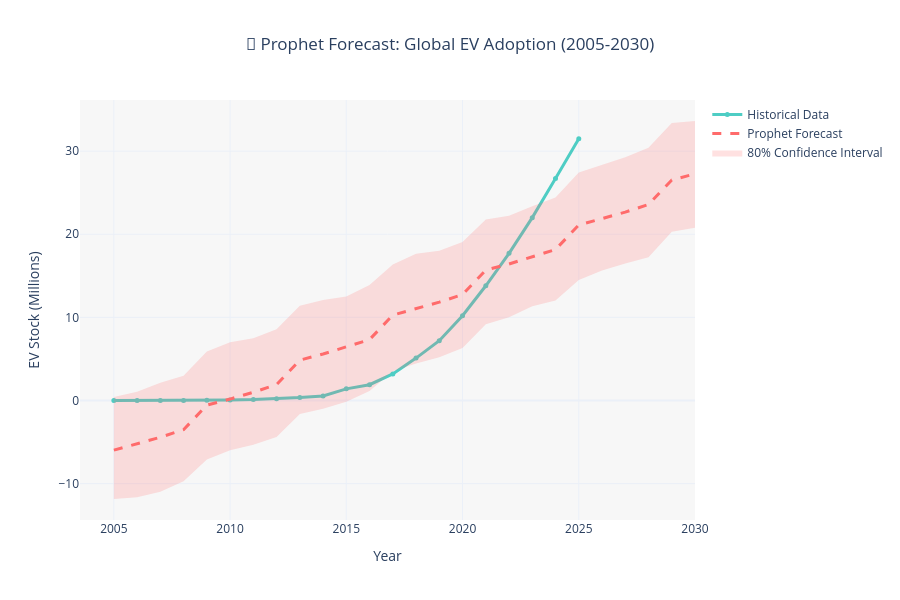

The cell this chart's notebook holds for it:
### Code cell
# 📊 Visualization: Prophet Forecast + Confidence Interval
fig_prophet = go.Figure()

# Historical data
fig_prophet.add_trace(go.Scatter(
    x=prophet_df["ds"],
    y=prophet_df["y"],
    mode="lines+markers",
    name="Historical Data",
    line=dict(color="#4ECDC4", width=3),
    marker=dict(size=5),
    hovertemplate="<b>Historical</b><br>Date: %{x|%Y}<br>EV Stock: %{y:.2f}M<extra></extra>"
))

# Forecast
fig_prophet.add_trace(go.Scatter(
    x=forecast_prophet["ds"],
    y=forecast_prophet["yhat"],
    mode="lines",
    name="Prophet Forecast",
    line=dict(color="#FF6B6B", width=3, dash="dash"),
    hovertemplate="<b>Forecast</b><br>Date: %{x|%Y}<br>EV Stock: %{y:.2f}M<extra></extra>"
))

# Confidence Interval (shaded)
fig_prophet.add_trace(go.Scatter(
    x=forecast_prophet["ds"].tolist() + forecast_prophet["ds"].tolist()[::-1],
    y=forecast_prophet["yhat_upper"].tolist() + forecast_prophet["yhat_lower"].tolist()[::-1],
    fill='toself',
    fillcolor='rgba(255, 107, 107, 0.2)',
    line=dict(color='rgba(255,255,255,0)'),
    name='80% Confidence Interval',
    hoverinfo='skip'
))

# Layout
fig_prophet.update_layout(
    title="🔮 Prophet Forecast: Global EV Adoption (2005-2030)",
    xaxis_title="Year",
    yaxis_title="EV Stock (Millions)",
    template="plotly_white",
    title_x=0.5,
    height=600,
    plot_bgcolor='rgba(240,240,240,0.5)',
    font=dict(size=12),
    hovermode="x unified"
)

fig_prophet.show()

# Prophet Components Decomposition
fig_components = prophet_model.plot_components(forecast_prophet)
plt.suptitle("📈 Prophet Components Decomposition", fontsize=14, fontweight='bold')
plt.tight_layout()
plt.show()

print("✅ Prophet visualizations complete!")

### Figure 1 — Plotly figure (JSON) as saved in the notebook; plotly's stock layout.template omitted (floating-point values rounded to 4 significant figures)
{"data": [{"hovertemplate": "<b>Historical</b><br>Date: %{x|%Y}<br>EV Stock: %{y:.2f}M<extra></extra>", "line": {"color": "#4ECDC4", "width": 3}, "marker": {"size": 5}, "mode": "lines+markers", "name": "Historical Data", "type": "scatter", "x": ["2005-01-01T00:00:00.000000000", "2006-01-01T00:00:00.000000000", "2007-01-01T00:00:00.000000000", "2008-01-01T00:00:00.000000000", "2009-01-01T00:00:00.000000000", "2010-01-01T00:00:00.000000000", "2011-01-01T00:00:00.000000000", "2012-01-01T00:00:00.000000000", "2013-01-01T00:00:00.000000000", "2014-01-01T00:00:00.000000000", "2015-01-01T00:00:00.000000000", "2016-01-01T00:00:00.000000000", "2017-01-01T00:00:00.000000000", "2018-01-01T00:00:00.000000000", "2019-01-01T00:00:00.000000000", "2020-01-01T00:00:00.000000000", "2021-01-01T00:00:00.000000000", "2022-01-01T00:00:00.000000000", "2023-01-01T00:00:00.000000000", "2024-01-01T00:00:00.000000000", "2025-01-01T00:00:00.000000000"], "y": [0.0, 0.0, 0.0, 0.0, 0.03, 0.06, 0.11, 0.22, 0.35, 0.55, 1.4, 1.9, 3.2, 5.1, 7.2, 10.2, 13.8, 17.7, 22.0, 26.7, 31.5]}, {"hovertemplate": "<b>Forecast</b><br>Date: %{x|%Y}<br>EV Stock: %{y:.2f}M<extra></extra>", "line": {"color": "#FF6B6B", "dash": "dash", "width": 3}, "mode": "lines", "name": "Prophet Forecast", "type": "scatter", "x": ["2005-01-01T00:00:00.000000000", "2006-01-01T00:00:00.000000000", "2007-01-01T00:00:00.000000000", "2008-01-01T00:00:00.000000000", "2009-01-01T00:00:00.000000000", "2010-01-01T00:00:00.000000000", "2011-01-01T00:00:00.000000000", "2012-01-01T00:00:00.000000000", "2013-01-01T00:00:00.000000000", "2014-01-01T00:00:00.000000000", "2015-01-01T00:00:00.000000000", "2016-01-01T00:00:00.000000000", "2017-01-01T00:00:00.000000000", "2018-01-01T00:00:00.000000000", "2019-01-01T00:00:00.000000000", "2020-01-01T00:00:00.000000000", "2021-01-01T00:00:00.000000000", "2022-01-01T00:00:00.000000000", "2023-01-01T00:00:00.000000000", "2024-01-01T00:00:00.000000000", "2025-01-01T00:00:00.000000000", "2026-01-01T00:00:00.000000000", "2027-01-01T00:00:00.000000000", "2028-01-01T00:00:00.000000000", "2029-01-01T00:00:00.000000000", "2030-01-01T00:00:00.000000000"], "y": [-5.977, -5.248, -4.426, -3.511, -0.5593, 0.1703, 0.992, 1.906, 4.859, 5.588, 6.41, 7.324, 10.28, 11.01, 11.83, 12.74, 15.69, 16.42, 17.25, 18.16, 21.11, 21.84, 22.66, 23.58, 26.53, 27.26]}, {"fill": "toself", "fillcolor": "rgba(255, 107, 107, 0.2)", "hoverinfo": "skip", "line": {"color": "rgba(255,255,255,0)"}, "name": "80% Confidence Interval", "type": "scatter", "x": ["2005-01-01T00:00:00", "2006-01-01T00:00:00", "2007-01-01T00:00:00", "2008-01-01T00:00:00", "2009-01-01T00:00:00", "2010-01-01T00:00:00", "2011-01-01T00:00:00", "2012-01-01T00:00:00", "2013-01-01T00:00:00", "2014-01-01T00:00:00", "2015-01-01T00:00:00", "2016-01-01T00:00:00", "2017-01-01T00:00:00", "2018-01-01T00:00:00", "2019-01-01T00:00:00", "2020-01-01T00:00:00", "2021-01-01T00:00:00", "2022-01-01T00:00:00", "2023-01-01T00:00:00", "2024-01-01T00:00:00", "2025-01-01T00:00:00", "2026-01-01T00:00:00", "2027-01-01T00:00:00", "2028-01-01T00:00:00", "2029-01-01T00:00:00", "2030-01-01T00:00:00", "2030-01-01T00:00:00", "2029-01-01T00:00:00", "2028-01-01T00:00:00", "2027-01-01T00:00:00", "2026-01-01T00:00:00", "2025-01-01T00:00:00", "2024-01-01T00:00:00", "2023-01-01T00:00:00", "2022-01-01T00:00:00", "2021-01-01T00:00:00", "2020-01-01T00:00:00", "2019-01-01T00:00:00", "2018-01-01T00:00:00", "2017-01-01T00:00:00", "2016-01-01T00:00:00", "2015-01-01T00:00:00", "2014-01-01T00:00:00", "2013-01-01T00:00:00", "2012-01-01T00:00:00", "2011-01-01T00:00:00", "2010-01-01T00:00:00", "2009-01-01T00:00:00", "2008-01-01T00:00:00", "2007-01-01T00:00:00", "2006-01-01T00:00:00", "2005-01-01T00:00:00"], "y": [0.4054, 1.048, 2.129, 2.972, 5.903, 6.996, 7.478, 8.565, 11.4, 12.09, 12.52, 13.89, 16.35, 17.66, 18.03, 19.08, 21.78, 22.23, 23.36, 24.41, 27.43, 28.31, 29.27, 30.4, 33.38, 33.63, 20.77, 20.3, 17.25, 16.49, 15.64, 14.51, 12.04, 11.34, 10.02, 9.185, 6.304, 5.207, 4.453, 3.506, 1.139, -0.1598, -0.9993, -1.639, -4.396, -5.328, -5.99, -7.111, -9.708, -10.98, -11.64, -11.85]}], "layout": {"font": {"size": 12}, "height": 600, "hovermode": "x unified", "plot_bgcolor": "rgba(240,240,240,0.5)", "title": {"text": "🔮 Prophet Forecast: Global EV Adoption (2005-2030)", "x": 0.5}, "xaxis": {"title": {"text": "Year"}}, "yaxis": {"title": {"text": "EV Stock (Millions)"}}}}
